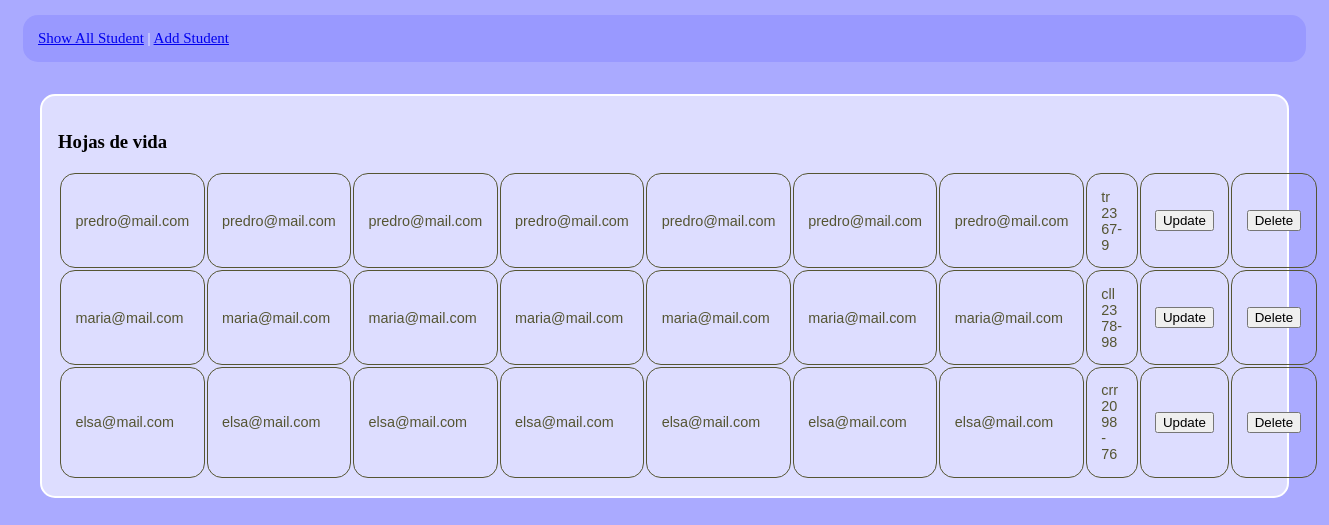
The page / on the database its author committed.
### principal.py (models this page shows, shortened)
class Persona(db.Model):
    __tablename__ = "persona"
    id = db.Column('id', db.Integer, primary_key = True)
    documento = db.Column(db.String(15))
    primer_nombre = db.Column(db.String(50))
    segundo_nombre = db.Column(db.String(50))
    primer_apellido = db.Column(db.String(50))
    segundo_apellido = db.Column(db.String(50))
    celular = db.Column(db.String(50))
    correo = db.Column(db.String(150))
    direccion = db.Column(db.String(250))

### principal.py (the view)
@app.route('/')
def show_all():
    return render_template('list.html', rows = Persona.query.all() )

### templates/list.html (shortened to what this page needs)
<!DOCTYPE html>
<html lang = "en">
   <head>
     <link rel="stylesheet" type="text/css" href="{{ url_for('static', filename='css/default.css') }}">
   </head>
   <body>
    <nav>
      <a href = "{{ url_for('show_all') }}">Show All Student</a> |
      <a href = "{{ url_for('new') }}">Add Student</a>
    </nav>
      <section>
        <h3>Hojas de vida</h3>
        <table>
           <tbody>
              {% for r in rows %}
                 <tr>
                    <td>{{ r.documento }}</td>
                    <td>{{ r.primer_nombre }}</td>
                    <td>{{ r.segundo_nombre }}</td>
                    <td>{{ r.primer_apellido }}</td>
                    <td>{{ r.segundo_apellido }}</td>
                    <td>{{ r.celular }}</td>
                    <td>{{ r.correo }}</td>
                    <td>{{ r.direccion }}</td>
                    <td>
                      <form method="POST" action="/update" style="display: inline">
                        <input type="submit" value="Update">
                      </form>
                    </td>
                    <td>
                      <form method="POST" action="/delete" style="display: inline">
                        <input type="submit" value="Delete">
                      </form>
                    </td>
                 </tr>
              {% endfor %}
           </tbody>
        </table>
    </section>
   </body>
</html>

### static/css/default.css (style rules this page uses)
body { background-color:#aaaaff; }
nav { font-size: 15px; background-color:#9999ff; color:#ffffff; text-align: left; border-color:#ffffff; border-radius:15px; margin:1em; padding:1em; }
section { background-color:#ddddff; border:2px solid; border-color:#ffffff; border-radius:15px; margin:2em; padding:1em; }
td { border-color:#ffffff; border:1px solid; border-radius:15px; margin:2em; padding:1em; font-family:Arial; font-size:0.9em; color:#555533 }

### rows shown on the page
Persona: documento "predro@mail.com", primer_nombre "predro@mail.com", segundo_nombre "predro@mail.com", primer_apellido "predro@mail.com", segundo_apellido "predro@mail.com", celular "predro@mail.com", correo "predro@mail.com", direccion "tr 23 67-9"
Persona: documento "maria@mail.com", primer_nombre "maria@mail.com", segundo_nombre "maria@mail.com", primer_apellido "maria@mail.com", segundo_apellido "maria@mail.com", celular "maria@mail.com", correo "maria@mail.com", direccion "cll 23 78-98"
Persona: documento "elsa@mail.com", primer_nombre "elsa@mail.com", segundo_nombre "elsa@mail.com", primer_apellido "elsa@mail.com", segundo_apellido "elsa@mail.com", celular "elsa@mail.com", correo "elsa@mail.com", direccion "crr 20 98 - 76"
